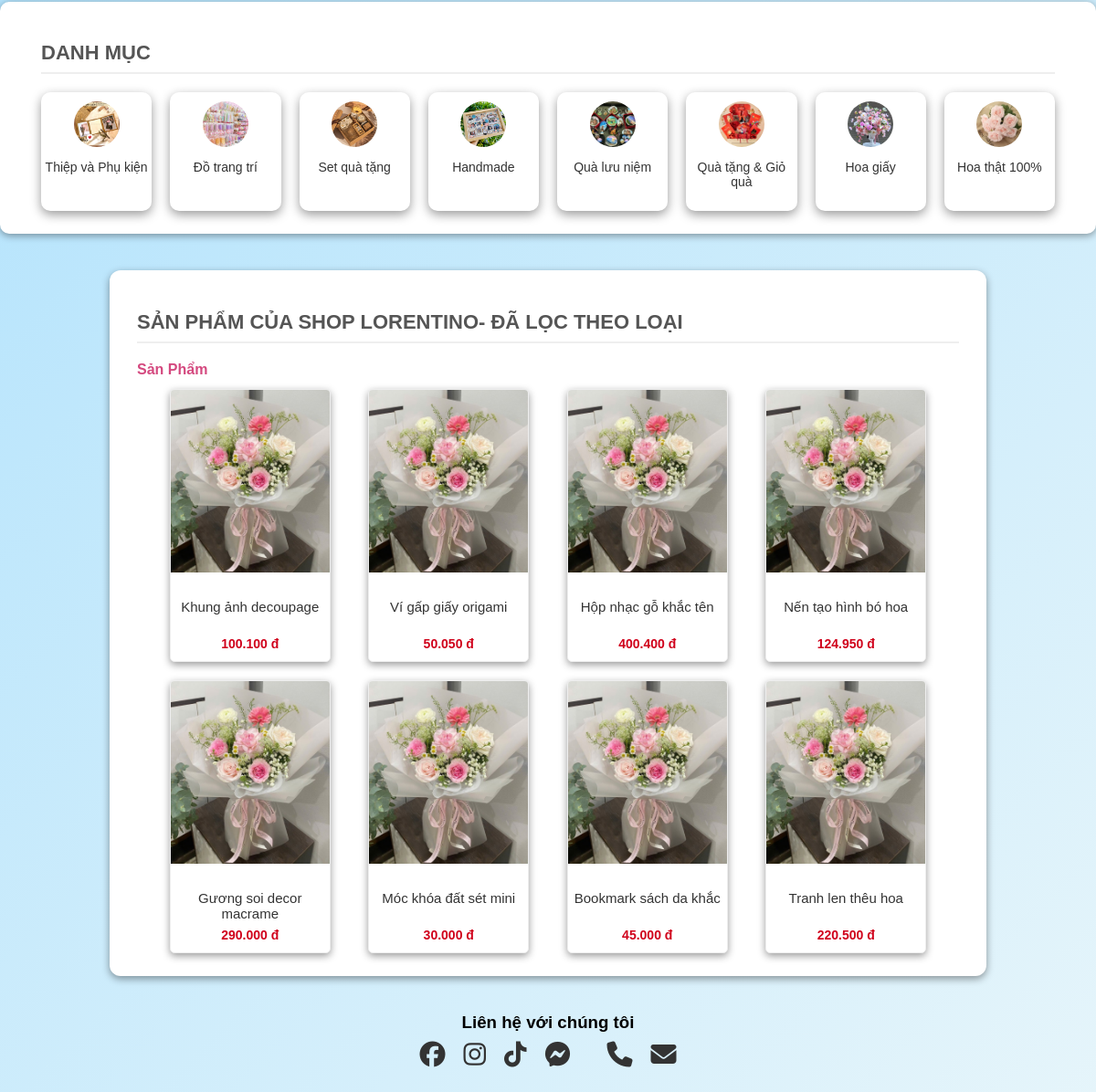
/Main.php?category=LSP004 (middle part), run on an earlier commit of the app's database.
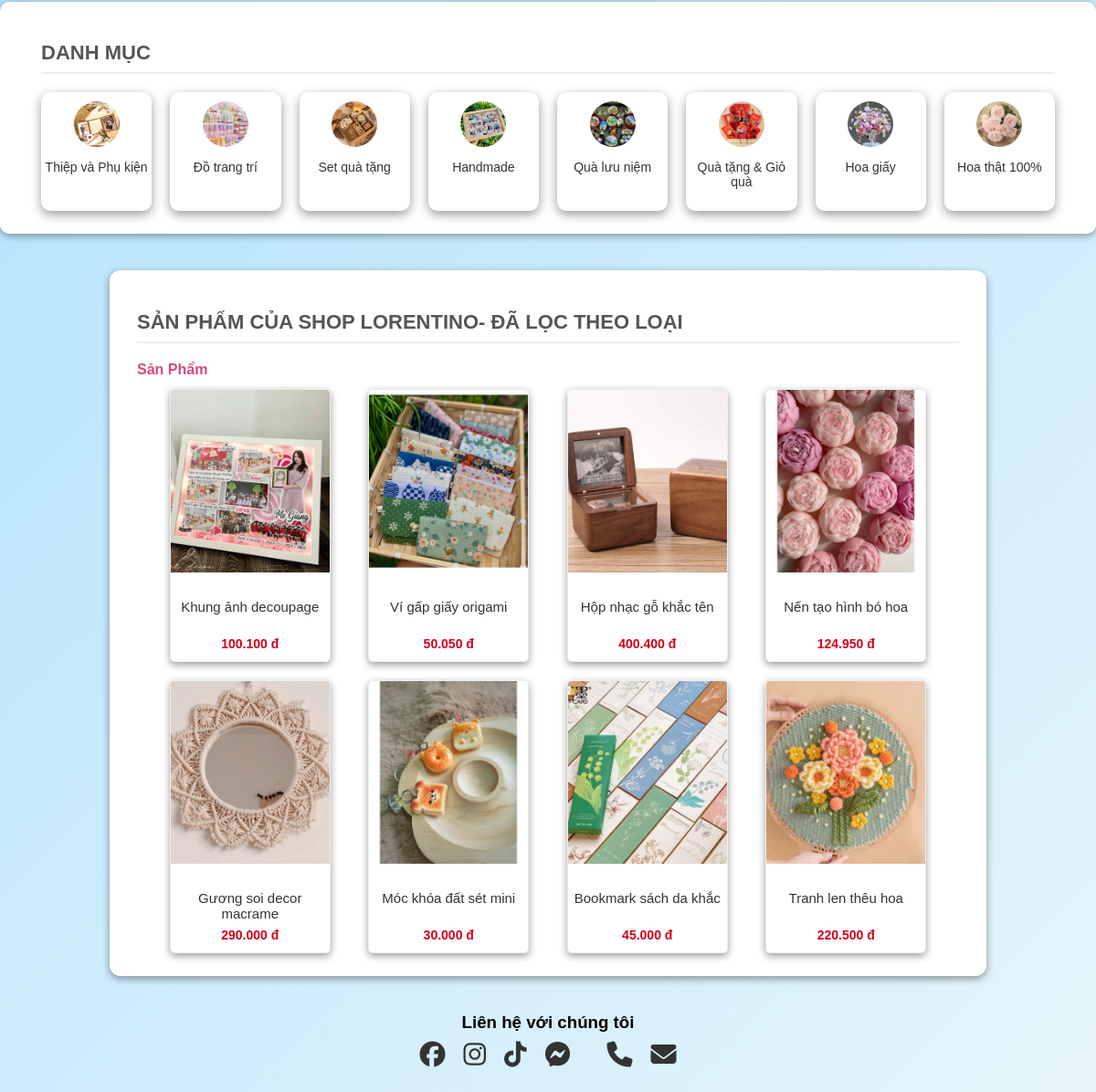
And on a later commit of the database.
### tables this page shows
CREATE TABLE IF NOT EXISTS `san_pham` (
  `ma_sp`            VARCHAR(30)   NOT NULL,
  `ten_sp`           VARCHAR(200)  NOT NULL,
  `ma_loai`          VARCHAR(20)   DEFAULT NULL,
  `don_vi_tinh`      VARCHAR(30)   NOT NULL DEFAULT 'Cai',
  `so_luong_ton`     INT(11)       NOT NULL DEFAULT 0,
  `gia_von`          DECIMAL(15,2) NOT NULL DEFAULT 0.00,
  `ty_le_loi_nhuan`  DECIMAL(6,2)  NOT NULL DEFAULT 0.00,
  `gia_ban`          DECIMAL(15,2) NOT NULL DEFAULT 0.00,
  `hinh_anh`         VARCHAR(255)  DEFAULT NULL,
  `mo_ta`            TEXT          DEFAULT NULL,
  `hien_trang`       ENUM('hien_thi','an') NOT NULL DEFAULT 'hien_thi',
  `ngay_them`        DATE          DEFAULT NULL,
  PRIMARY KEY (`ma_sp`),
  KEY `fk_sp_loai_idx` (`ma_loai`),
  CONSTRAINT `fk_sp_loai`
    FOREIGN KEY (`ma_loai`)
    REFERENCES `loai_san_pham` (`ma_loai`)
    ON DELETE SET NULL
    ON UPDATE CASCADE
);

### includes/shop_helpers.php (called while the page is built, shortened)
<?php
function h(string $value): string
{
    return htmlspecialchars($value, ENT_QUOTES, 'UTF-8');
}
function format_vnd(float $amount): string
{
    return number_format($amount, 0, ',', '.') . ' đ';
}
?>

### Main.php (the view, shortened to what this page needs)
<?php
require_once __DIR__ . '/includes/shop_helpers.php';
$category = trim($_GET['category'] ?? '');
$where = "WHERE hien_trang = 'hien_thi'";
$types = '';
$params = [];
if ($category !== '') {
    $where .= " AND ma_loai = ?";
    $types .= 's';
    $params[] = $category;
}
$productSql = "SELECT ma_sp, ten_sp, gia_ban, hinh_anh FROM san_pham $where ORDER BY ngay_them DESC LIMIT 8";
$productStmt = $conn->prepare($productSql);
if ($types !== '') {
    $productStmt->bind_param($types, ...$params);
}
$productStmt->execute();
$featured = $productStmt->get_result()->fetch_all(MYSQLI_ASSOC);
?>
<!DOCTYPE html>
<html lang="vi">
  <head>
    <link rel="stylesheet" href="css/styleMain.css" />
    <link rel="stylesheet" href="https://cdnjs.cloudflare.com/ajax/libs/font-awesome/6.6.0/css/all.min.css"/>
  </head>
  <body>
    <div class="main-container">
      <div class="danhsach-container">
        <h2 class="danhsach-title">DANH MỤC</h2>
        <div class="danhsach-grid">
          <div class="danh-muc"><a href="products.php?category=LSP001"><img src="Image/1.webp" alt="thiep"/></a><p>Thiệp và Phụ kiện</p></div>
          <div class="danh-muc"><a href="products.php?category=LSP002"><img src="Image/2.jpg" alt="trangtri"/></a><p>Đồ trang trí</p></div>
          <div class="danh-muc"><a href="products.php?category=LSP003"><img src="Image/3.webp" alt="setqua"/></a><p>Set quà tặng</p></div>
          <div class="danh-muc"><a href="products.php?category=LSP004"><img src="Image/4.jpg" alt="handmade"/></a><p>Handmade</p></div>
          <div class="danh-muc"><a href="products.php?category=LSP005"><img src="Image/5.jpg" alt="luuniem"/></a><p>Quà lưu niệm</p></div>
          <div class="danh-muc"><a href="products.php?category=LSP006"><img src="Image/6.jpg" alt="Quatang"/></a><p>Quà tặng & Giỏ quà</p></div>
          <div class="danh-muc"><a href="products.php?category=LSP007"><img src="Image/7.webp" alt="hoagiay"/></a><p>Hoa giấy</p></div>
          <div class="danh-muc"><a href="products.php?category=LSP008"><img src="Image/8.jpg" alt="hoathat"/></a><p>Hoa thật 100%</p></div>
        </div>
      </div>
      <section class="goi-y-hom-nay">
        <h2>SẢN PHẨM CỦA SHOP LORENTINO<?= $category !== '' ? '- ĐÃ LỌC THEO LOẠI' : '' ?></h2>
        <div style="margin-bottom: 12px;">
          <a href="Main.php" style="text-decoration:none; color:#d4497f; font-weight:700;">Sản Phẩm</a>
        </div>
        <div class="goi-y-grid">
          <?php foreach ($featured as $sp): ?>
          <div class="goi-y-card">
            <a href="Chitietcp.php?id=<?= urlencode($sp['ma_sp']) ?>">
    <img src="<?= h($sp['hinh_anh'] ?: 'Image/sp.jpg') ?>" alt="<?= h($sp['ten_sp']) ?>">
</a>
            <div class="goi-y-info">
              <p><?= h($sp['ten_sp']) ?></p>
              <span class="gia"><?= format_vnd((float)$sp['gia_ban']) ?></span>
            </div>
          </div>
          <?php endforeach; ?>
        </div>
      </section>
      <div class="contact">
        <h3>Liên hệ với chúng tôi</h3>
        <div class="icons">
          <i class="fa-brands fa-facebook"></i>
          <i class="fa-brands fa-instagram"></i>
          <i class="fa-brands fa-tiktok"></i>
          <i class="fa-brands fa-facebook-messenger"></i>
          <i class="fa-solid fa-phone"></i>
          <i class="fa-solid fa-envelope"></i>
        </div>
      </div>
    </div>
  </body>
</html>

What changed in the data, as far as the page shows it:
changed san_pham "Khung ảnh decoupage": hinh_anh: picture added in place of a placeholder
changed san_pham "Ví gấp giấy origami": hinh_anh: picture added in place of a placeholder
changed san_pham "Hộp nhạc gỗ khắc tên": hinh_anh: picture added in place of a placeholder
changed san_pham "Nến tạo hình bó hoa": hinh_anh: picture added in place of a placeholder
changed san_pham "Gương soi decor macrame": hinh_anh: picture added in place of a placeholder
changed san_pham "Móc khóa đất sét mini": hinh_anh: picture added in place of a placeholder
changed san_pham "Bookmark sách da khắc": hinh_anh: picture added in place of a placeholder
changed san_pham "Tranh len thêu hoa": hinh_anh: picture added in place of a placeholder
